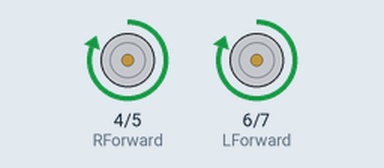
Recording of a sketch running on a simulated Arduino Uno, built with avr-gcc and run on an emulated ATmega328P. Shown: motor-driver pin pairs drawn as motors (green arrow = first pin HIGH = forward, orange = second pin HIGH = backward, longer = more drive).

Above: at 5.1 s.
At 6.9 s:
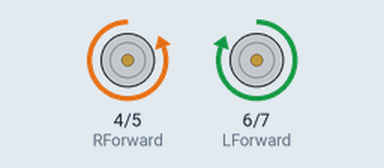
At 9.6 s:
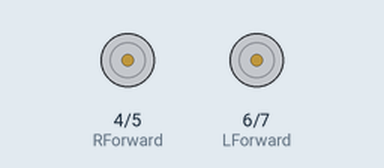
Timing chart, 0 to 11.1 s (numbered marks = the images above):
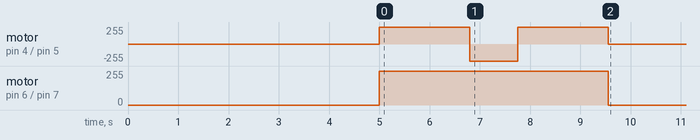

The sketch:

Specified_Path_Back_And_Forth.ino
```cpp
//L298N Control Pins
const int LForward = 6;
const int LBackward = 7;
const int RForward = 4;
const int RBackward = 5;

void setup(){
  //Sets Motors As Output Devices
  pinMode(RForward, OUTPUT);
  pinMode(LForward, OUTPUT);
  pinMode(LBackward, OUTPUT);
  pinMode(RBackward, OUTPUT);
  delay(5000);

/////////Forward and Back Function/////////

  //Goes Forward
  digitalWrite(LForward, HIGH);
  digitalWrite(RForward, HIGH);
  digitalWrite(LBackward, LOW);
  digitalWrite(RBackward, LOW);
  delay(1800);

  //Stops
  digitalWrite(RForward, LOW);
  digitalWrite(LForward, LOW);
  digitalWrite(RBackward, LOW);
  digitalWrite(LBackward, LOW);

  //Sharp Right Turn
  digitalWrite(LForward, HIGH);
  digitalWrite(RBackward, HIGH);
  digitalWrite(LBackward, LOW);
  digitalWrite(RForward, LOW);
  delay(950);
  digitalWrite(LForward, HIGH);
  digitalWrite(RForward, HIGH);
  digitalWrite(LBackward, LOW);
  digitalWrite(RBackward, LOW);

  //Stops
  digitalWrite(RForward, LOW);
  digitalWrite(LForward, LOW);
  digitalWrite(RBackward, LOW);
  digitalWrite(LBackward, LOW);

  //Goes Forward
  digitalWrite(LForward, HIGH);
  digitalWrite(RForward, HIGH);
  digitalWrite(LBackward, LOW);
  digitalWrite(RBackward, LOW);
  delay(1800);

  //Stops
  digitalWrite(RForward, LOW);
  digitalWrite(LForward, LOW);
  digitalWrite(RBackward, LOW);
  digitalWrite(LBackward, LOW);

}

void loop()
{
}
```
